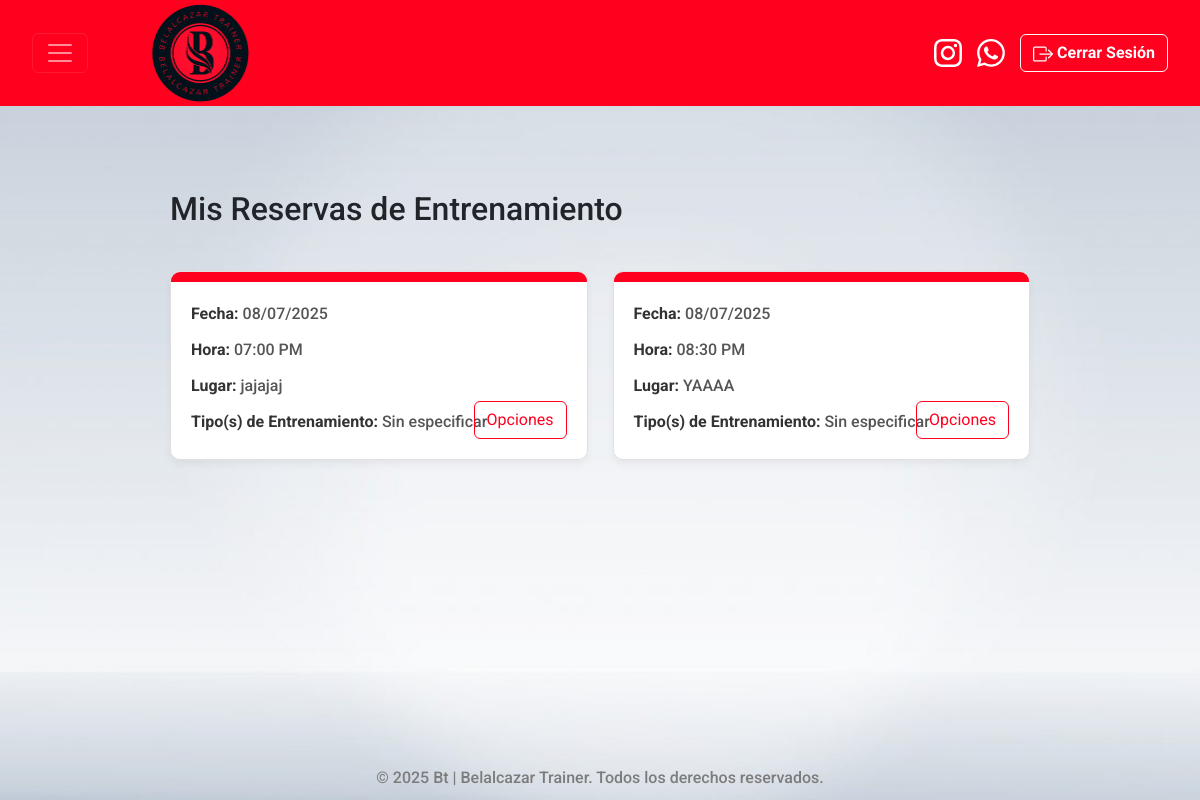
Page /view_reservations/ (signed in) on the earlier database version.
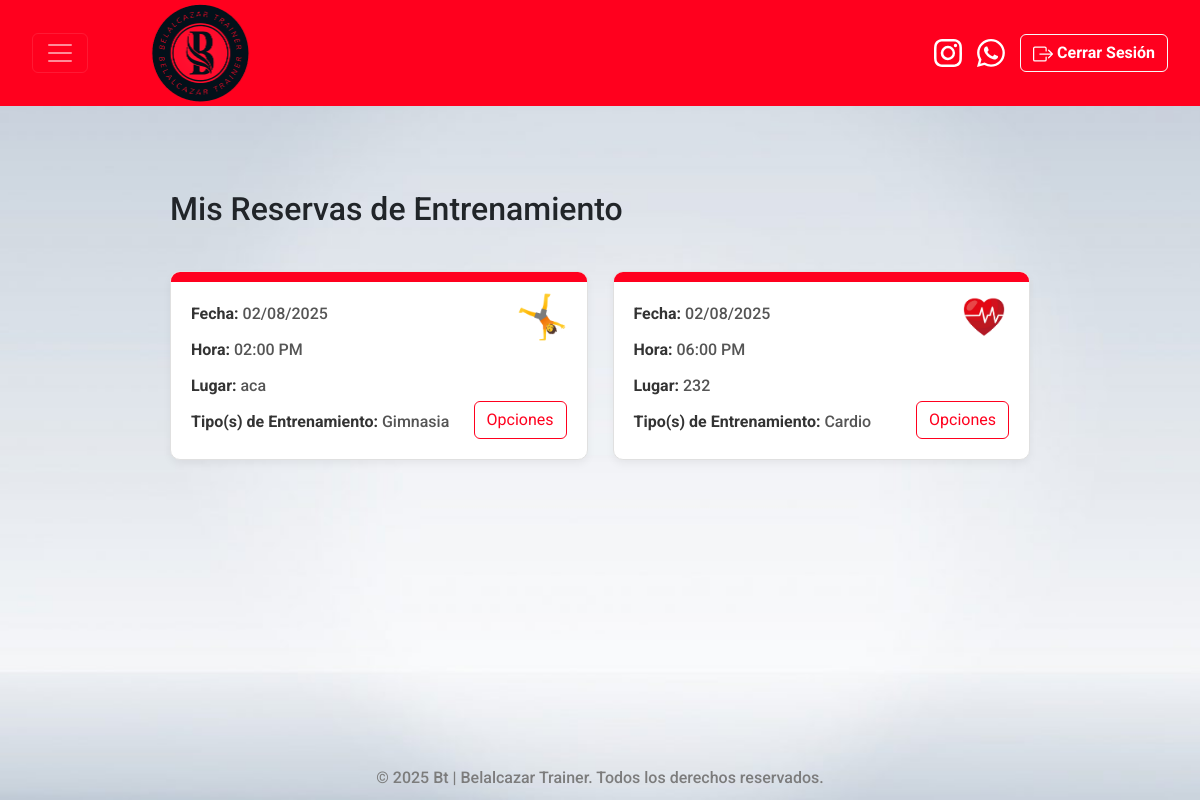
Same page on the later database version.
### reservas/models.py (models this page shows, shortened)
class TrainingReservation(models.Model):
    date = models.DateField(verbose_name="Fecha", default=timezone.now)
    time = models.TimeField(verbose_name="Hora del entrenamiento")
    location = models.CharField(max_length=50, verbose_name="Dirección lugar de entrenamiento")
    training_type = models.ForeignKey(TrainingType, on_delete=models.SET_NULL, null=True)
    phone = models.CharField(max_length=20, verbose_name="Celular del cliente")
    notes = models.CharField(max_length=150, verbose_name="Comentarios adicionales")
    user = models.ForeignKey(User, on_delete=models.CASCADE, verbose_name="Usuario", default=None)
    google_event_id = models.CharField(max_length=255, null=True, blank=True)
    completed = models.BooleanField(default=False, verbose_name="Completado")
    class Meta:
        verbose_name = "Reserva de entrenamiento"
        verbose_name_plural = "Reservas de entrenamiento"
        ordering = ['date']

class TrainingType(models.Model):
    name = models.CharField(max_length=50, verbose_name="Nombre")
    description = models.CharField(max_length=50, verbose_name="Descripción")
    image = models.ImageField(upload_to='training_type_images/', null=True, blank=True, verbose_name="Imagen")
    class Meta:
        verbose_name = "Tipo de entrenamiento"
        verbose_name_plural = "Tipos de entrenamiento"
        ordering = ['name']

### bt/views.py (the view)
# urls.py: path('view_reservations/', views.view_reservations, name='view_reservations'),
@login_required
def view_reservations(request):
    reservas_del_usuario = TrainingReservation.objects.filter(user=request.user).prefetch_related('training_type').order_by('date', 'time')
    contexto = {
        'reservas': reservas_del_usuario
    }
    return render(request, 'reserve/view_reservations.html', contexto)

### templates/reserve/view_reservations.html (shortened to what this page needs)
{% extends 'base.html' %}
{% load static %}
{% block extra_css %}
<link rel="stylesheet" href="{% static 'css/reserve/view_reservations.css'%}">
{% endblock %}
{% block enlace_logo %}
<a href='/home/'>
{% endblock %}
{% block extra_navbar %}
<a href="/logout/" button type="button" class="btn btn-outline-light logout-btn">  Cerrar Sesión</button></a>
{% endblock %}
{% block content %}
<div class="container" style="max-width: 900px; margin: 20px auto; padding: 20px;">
    <h2>Mis Reservas de Entrenamiento </h2>
    {% if reservas %}
        <div class="reservas-grid">
            {% for reserva in reservas %}
                <div class="reserva-card">
                    <div class="reserva-image-container">
                        {% if reserva.training_type and reserva.training_type.image %}
                                <img src="{{ reserva.training_type.image.url }}" alt="{{ reserva.training_type.name }}" class="training-type-image">
                        {% endif %}
                    </div>
                    <p><strong>Fecha:</strong> {{ reserva.date|date:"d/m/Y" }}</p>
                    <p><strong>Hora:</strong> {{ reserva.time|time:"h:i A" }}</p>
                    <p><strong>Lugar:</strong> {{ reserva.location }}</p>
                    <p>
                        <strong>Tipo(s) de Entrenamiento:</strong>
                        {% if reserva.training_type %}
                            {{ reserva.training_type.name }}
                        {% else %}
                          Sin especificar
                        {% endif %}
                    </p>
                    <div class="button-container">
                        <button type="button" class="btn btn-outline-danger custom-btn" data-reservation-id="{{ reserva.id }}">Opciones</button>
                    </div>
                </div>
            {% endfor %}
        </div>
    {% else %}
        <div class="no-appointments">
            <p>No tienes ninguna reserva de entrenamiento en este momento.</p>
            <a href="{% url 'reserve' %}" class="reserve-now-link">¡Haz una reserva ahora!</a>
        </div>
    {% endif %}
</div>
{% endblock %}

### templates/base.html (shortened to what this page needs)
{% load static %}
<!DOCTYPE html>
<html lang="en">
<head>
    <link href="https://cdn.jsdelivr.net/npm/bootstrap@5.3.2/dist/css/bootstrap.min.css" rel="stylesheet"
>
    <link rel="stylesheet" href="{% static 'css/base/base.css' %}">
    {% block extra_css %}{% endblock %}
</head>
<body background="{% static 'image/background_1.jpg' %}">
    <nav class="navbar navbar-dark bg-dark fixed-top">
        <div class="container-fluid">
            <div class="d-flex align-items-center"> <button class="navbar-toggler" type="button"
                    data-bs-toggle="offcanvas" data-bs-target="#offcanvasDarkNavbar" aria-controls="offcanvasDarkNavbar"
                    aria-label="Toggle navigation">
                    <span class="navbar-toggler-icon"></span>
                </button>
                {% block enlace_logo %}
                {% endblock %}
                <img src="{% static 'image/logoo.png' %}" class="logo-navbar">
                </a>
            </div>
            <div class="navbar-right">
                <a href="https://www.instagram.com/"></a>
                <a href="https://web.whatsapp.com/"></a>
                {% block extra_navbar %}
                {% endblock %}
            </div>
        </div>
    </nav>
    <main>
        {% block content %}
        {% endblock %}
    </main>
    <footer>
        &copy; 2025 Bt | Belalcazar Trainer. Todos los derechos reservados.
    </footer>
</body>
</html>

### static/css/base/base.css (style rules this page uses)
* { font-family: "Roboto", sans-serif; font-optical-sizing: auto; font-weight: 450; font-style: normal; font-variation-settings: "wdth" 100; }
.navbar { display: flex; justify-content: space-between; min-height: 60px; background-color: #ff001e !important; z-index: 1000; padding: 0 20px; }
.navbar-right { display: flex; align-items: center; gap: 15px; }
.navbar-right .social-icon { width: 28px; height: 28px; color: white; transition: transform 0.3s ease; cursor: pointer; }
.logo-navbar { width: 50%; height: auto; margin-left: 25%; margin-top: 1%; }
body { padding-top: 150px; margin-bottom: 60px; position: relative; background-size: cover; background-repeat: no-repeat; background-attachment: fixed; }
footer { background-color: #ff001e00; color: rgb(124, 124, 124); text-align: center; padding: 10px; position: fixed; bottom: 0; width: 100%; }

### static/css/reserve/view_reservations.css (style rules this page uses)
.reservas-grid { display: grid; grid-template-columns: repeat(auto-fill, minmax(280px, 1fr)); gap: 25px; margin-top: 5%; }
.reserva-card { position: relative; background-color: #ffffff; border: 1px solid #e0e0e0; border-radius: 10px; padding: 30px 20px 20px 20px; box-shadow: 0 4px 8px rgba(0, 0, 0, 0.05); transition: transform 0.2s ease-in-out, box-shadow 0.2s ease-in-out; overflow: hidden; }
.reserva-image-container { position: absolute; top: 20px; right: 20px; z-index: 10; }
.training-type-image { width: 50px; height: 50px; object-fit: cover; border-radius: 5px; }
.reserva-card::before { content: ''; position: absolute; top: 0; left: 0; right: 0; height: 10px; background-color: #ff001e; }
.reserva-card p { margin: 0 0 12px 0; line-height: 1.5; color: #555; }
.reserva-card strong { color: #333; }
.button-container { display: flex; justify-content: flex-end; margin-top: -45px; }
.custom-btn { color: #ff001e; border-color: #ff001e; }
.logout-btn { font-weight: bold; color:#ffffff; }

Differences in the rows shown:
removed TrainingReservation: date "08/07/2025", time "07:00 PM", location "jajajaj", shows "Sin especificar"
removed TrainingReservation: date "08/07/2025", time "08:30 PM", location "YAAAA", shows "Sin especificar"
added TrainingReservation: training_type.image (picture), date "02/08/2025", time "02:00 PM", location "aca", training_type.name "Gimnasia"
added TrainingReservation: training_type.image (picture), date "02/08/2025", time "06:00 PM", location "232", training_type.name "Cardio"
